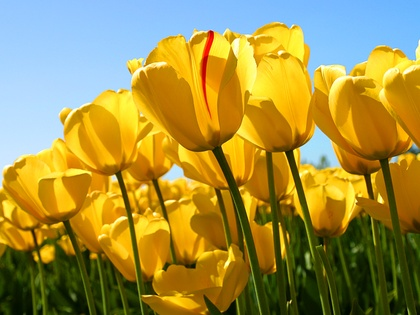
%> input picture 05_histograms/tulips.jpg, 420 x 315 px, shrunk from 1024 x 768 before the run
$ octave aritmetic_operations.m   (GNU Octave 9; MATLAB toolbox functions it lacks are replaced by stand-ins)
%> lines starting %> are read from the running program, lines starting %| are printed output that depends on the picture
### 05_histograms/get_frequency.m
function [ frequencies ] = get_frequency( image )
  % get_frequency Function that generates a vector that represents the histogram for an image
  [rows, cols] = size(image);
  frequencies = zeros(1, 256);

  for i = 1:rows
    for j = 1:cols
      value = image(i, j) + 1;
      frequencies(value) = frequencies(value) + 1;
    end
  end
end

### 05_histograms/aritmetic_operations.m
image = imread('tulips.jpg');
%> image is the input picture: size 315x420x3 uint8; mean R, G, B 160.9, 143.3, 68.1

gray_image = rgb2gray(image);
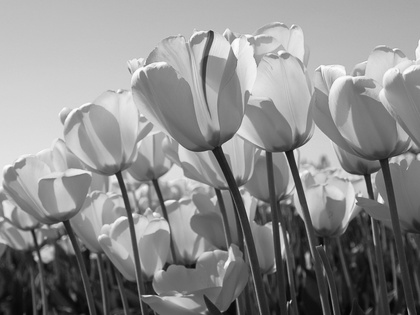
%> gray_image: size 315x420 uint8; min 4, max 254, mean 140
gray_histogram = get_frequency(gray_image);
%> after the loop in get_frequency, `for i = 1:rows`: frequencies = 256 values, max 1547 at index 191, min 0 at index 1, mean 516.8
%> gray_histogram has the same summary as frequencies in get_frequency

doubled_image = double(gray_image);
sum_image = uint8(doubled_image + 20);
subtract_image = uint8(doubled_image - 30);
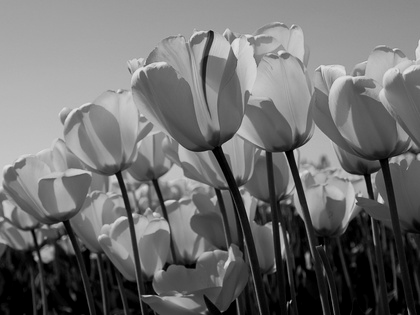
%> subtract_image: size 315x420 uint8; min 0, max 224, mean 110.3
multiplication_image = uint8(doubled_image / 0.8);
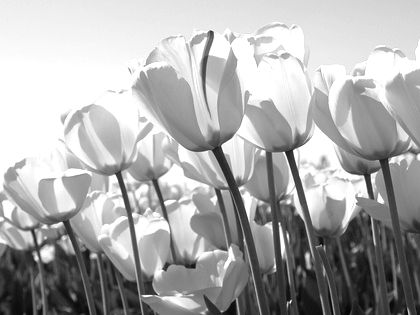
%> multiplication_image: size 315x420 uint8; min 5, max 255, mean 172.9
division_image = uint8(doubled_image * 0.5);
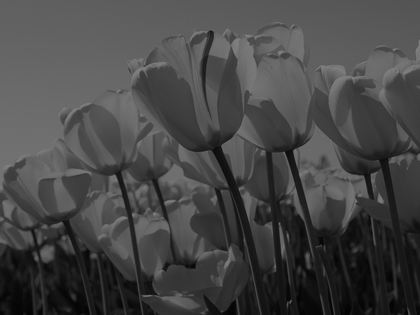
%> division_image: size 315x420 uint8; min 2, max 127, mean 70.2

figure(1)
subplot(3, 4, 2), imshow(gray_image), title('Gray Image')
subplot(3, 4, 3), bar(gray_histogram), title('Histogram of Gray Image')

subplot(3, 4, 5), imshow(sum_image), title('Addition')
subplot(3, 4, 6), imshow(subtract_image), title('Subtraction')
subplot(3, 4, 8), imshow(multiplication_image), title('Multiplication')
subplot(3, 4, 7), imshow(division_image), title('Division')

subplot(3, 4, 9), bar(get_frequency(sum_image)), title('Addition Histogram')
subplot(3, 4, 10), bar(get_frequency(subtract_image)), title('Subtraction Histogram')
subplot(3, 4, 12), bar(get_frequency(multiplication_image)), title('Multiplication Histogram')
subplot(3, 4, 11), bar(get_frequency(division_image)), title('Division Histogram')
%> after `title('Division Histogram')`:
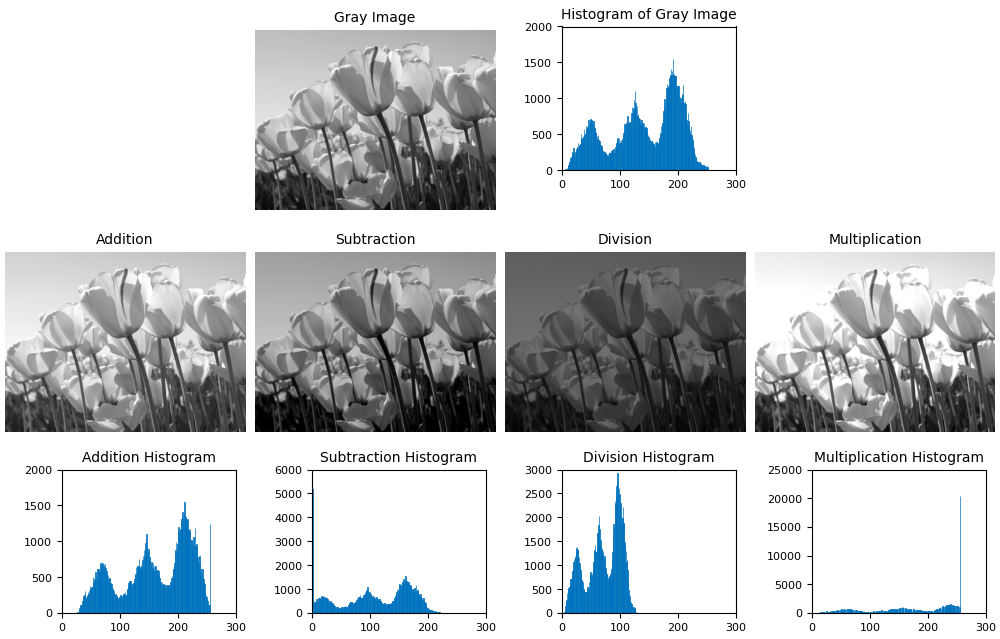
%> figure redrawn from the program's plot data, 10 panels
